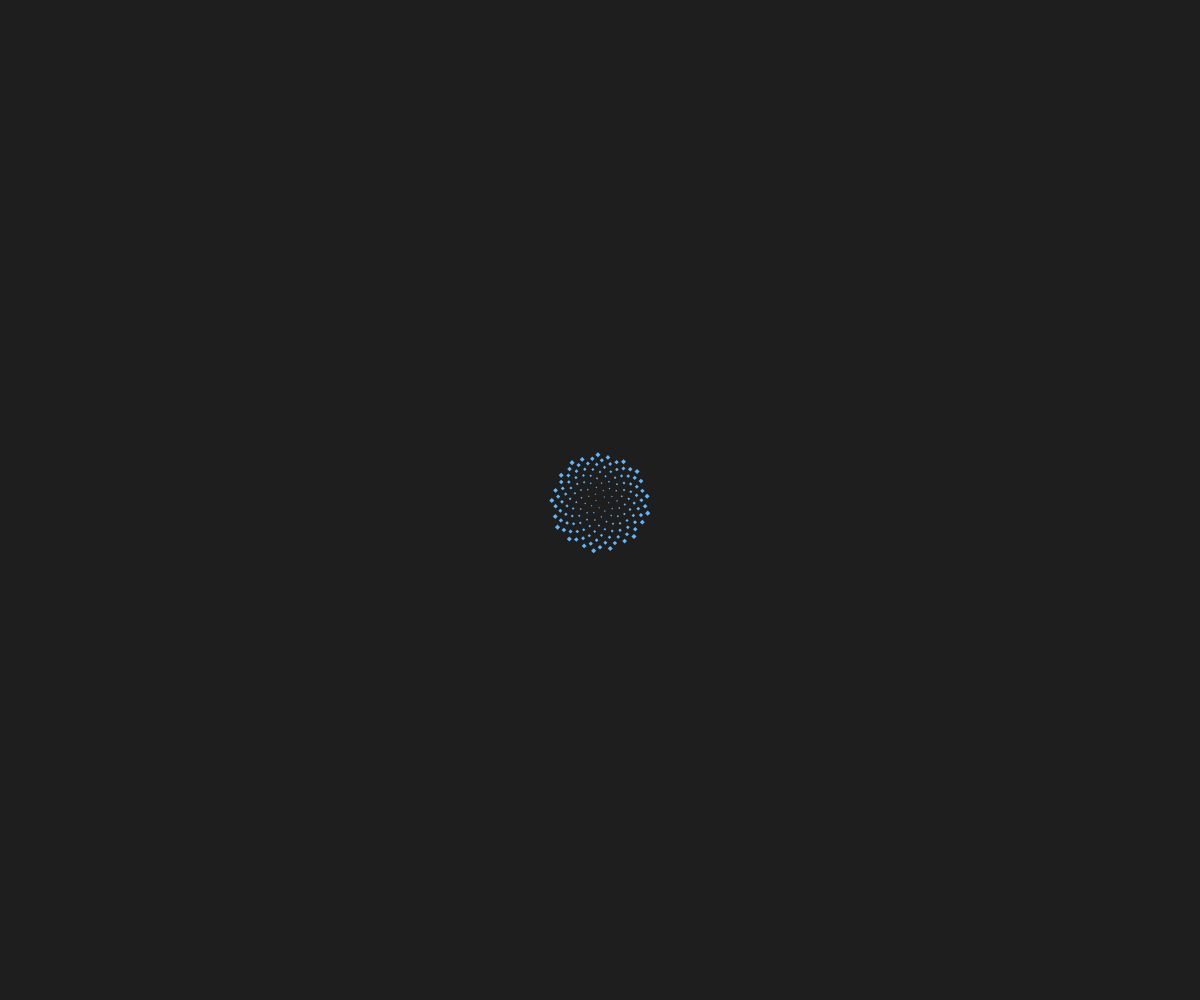
Frame 1 (no input)
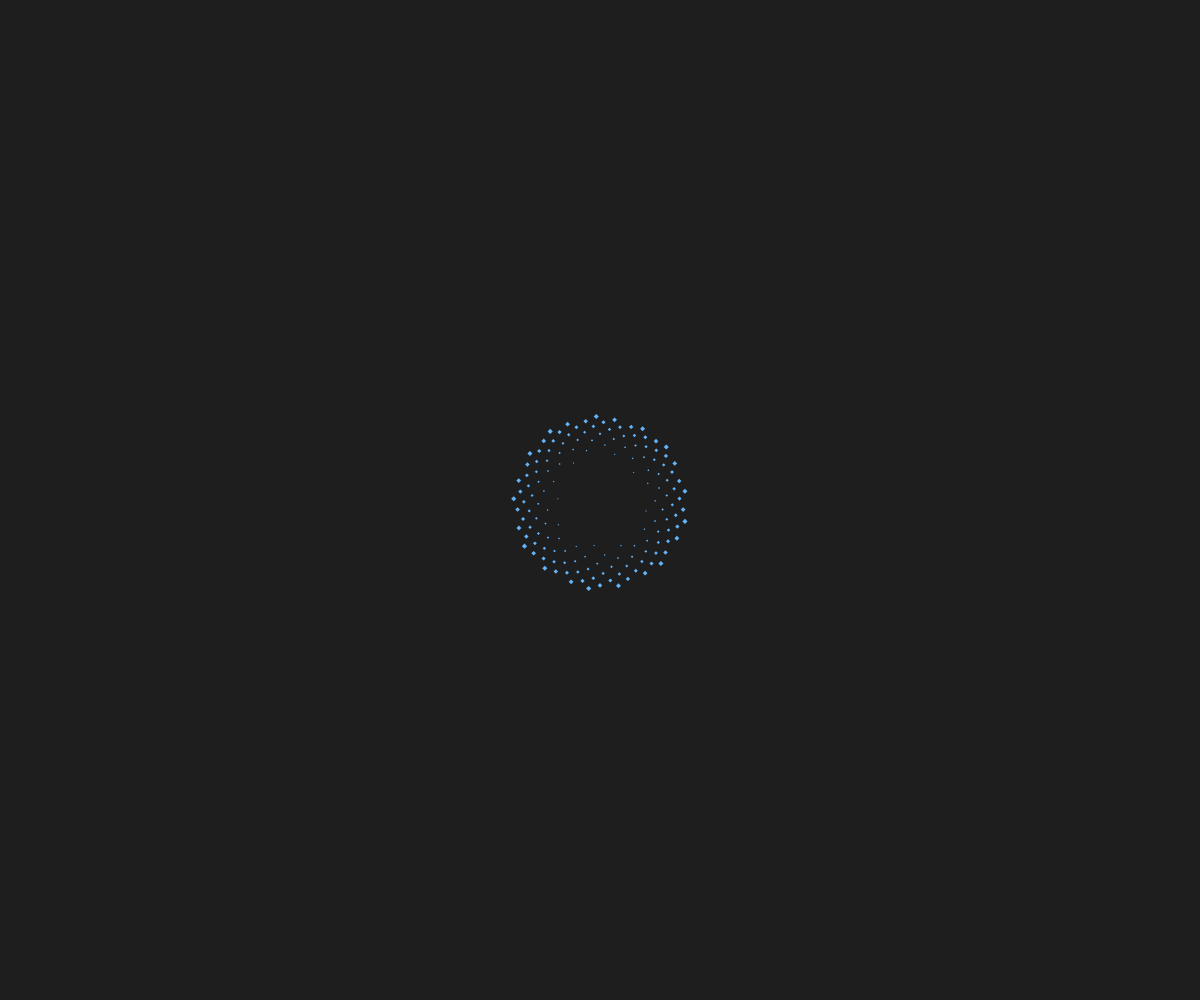
Frame 60 (no input)
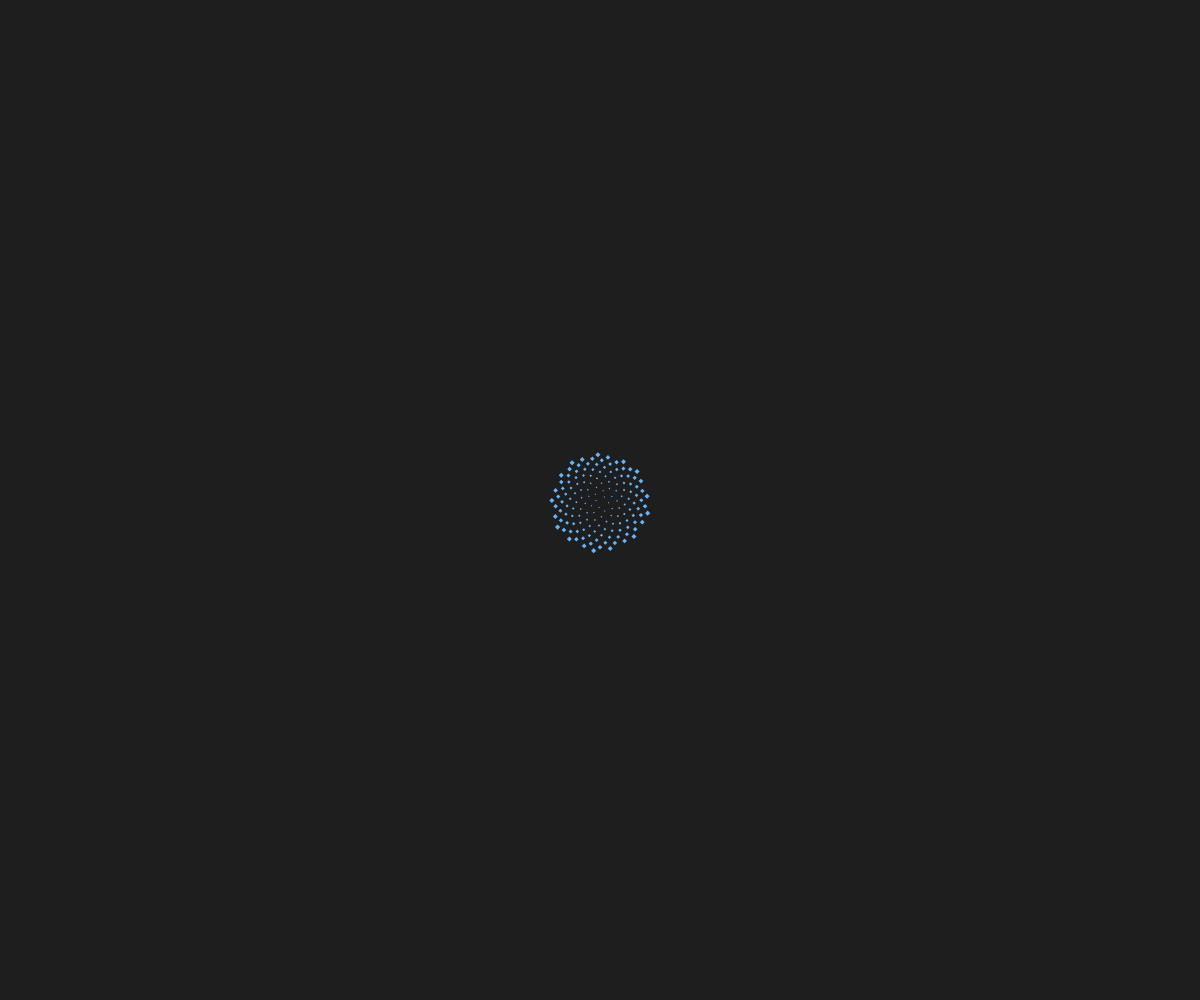
Frame 120 (the mouse pressed at the canvas centre since frame 60)

The p5.js sketch that drew these frames (run headless with seeded random() and noise() and a simulated clock; from frame 60 on, the mouse is pressed at the canvas centre):

// p5.js sketch
// ── sketch.js
let c = 4;
let flower = [];

function setup() {
  createCanvas(windowWidth, windowHeight);
  angleMode(DEGREES);

  for(let n=0;n<= 150;n++){
    let a = n*137.5;
    let r = c*sqrt(n);

    let petal = new Petal(r*cos(a),r*sin(a));
    flower.push(petal);
  }
}

function draw() {
  background(30);
  noStroke();
  fill(100,180,250);

  translate(width/2, height/2);

  for(let i=1;i< flower.length;i++){
    flower[i].move();
    flower[i].display(map(i,1,500,1,10));
  }

}

class Petal {
  constructor(x,y){
    this.angle = 0;
    this.x = x;
    this.y = y;
    this.v = 0;
    this.p = createVector(x,y);
  }

  display(size){
    push();
    rotate(45);
    rect(this.p.x,this.p.y,size,size);
    pop();
  }

  move(){
    this.angle = this.angle +3;
    this.v = createVector(this.x,this.y).setMag(sin(this.angle));
    this.p.add(this.v);

  }
}
